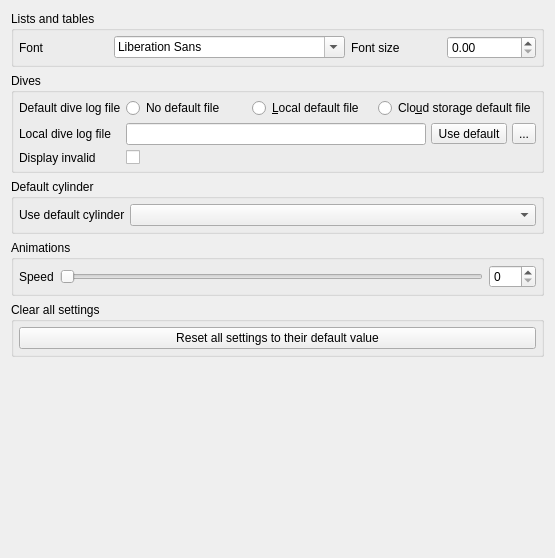
<?xml version="1.0" encoding="UTF-8"?>
<ui version="4.0">
 <class>PreferencesDefaults</class>
 <widget class="QWidget" name="PreferencesDefaults">
  <property name="geometry">
   <rect>
    <x>0</x>
    <y>0</y>
    <width>555</width>
    <height>558</height>
   </rect>
  </property>
  <property name="windowTitle">
   <string>Form</string>
  </property>
  <layout class="QVBoxLayout" name="verticalLayout">
   <item>
    <widget class="QGroupBox" name="groupBox_2">
     <property name="title">
      <string>Lists and tables</string>
     </property>
     <layout class="QHBoxLayout" name="horizontalLayout_11">
      <property name="margin">
       <number>5</number>
      </property>
      <item>
       <widget class="QLabel" name="label_7">
        <property name="text">
         <string>Font</string>
        </property>
       </widget>
      </item>
      <item>
       <widget class="QFontComboBox" name="font"/>
      </item>
      <item>
       <widget class="QLabel" name="label_8">
        <property name="text">
         <string>Font size</string>
        </property>
       </widget>
      </item>
      <item>
       <widget class="QDoubleSpinBox" name="fontsize"/>
      </item>
     </layout>
    </widget>
   </item>
   <item>
    <widget class="QGroupBox" name="groupBox_3">
     <property name="title">
      <string>Dives</string>
     </property>
     <layout class="QFormLayout" name="formLayout">
      <property name="horizontalSpacing">
       <number>5</number>
      </property>
      <property name="verticalSpacing">
       <number>5</number>
      </property>
      <property name="margin">
       <number>5</number>
      </property>
      <item row="0" column="0">
       <widget class="QLabel" name="defaultDiveLogFileLabel">
        <property name="text">
         <string>Default dive log file</string>
        </property>
       </widget>
      </item>
      <item row="0" column="1">
       <layout class="QHBoxLayout" name="defaultFileBehaviorLayout">
        <item>
         <widget class="QRadioButton" name="noDefaultFile">
          <property name="text">
           <string>No default file</string>
          </property>
         </widget>
        </item>
        <item>
         <widget class="QRadioButton" name="localDefaultFile">
          <property name="text">
           <string>&amp;Local default file</string>
          </property>
         </widget>
        </item>
        <item>
         <widget class="QRadioButton" name="cloudDefaultFile">
          <property name="text">
           <string>Clo&amp;ud storage default file</string>
          </property>
         </widget>
        </item>
       </layout>
      </item>
      <item row="1" column="0">
       <widget class="QLabel" name="label_9">
        <property name="text">
         <string>Local dive log file</string>
        </property>
       </widget>
      </item>
      <item row="1" column="1">
       <layout class="QHBoxLayout" name="horizontalLayout_3b">
        <item>
         <widget class="QLineEdit" name="defaultfilename"/>
        </item>
        <item>
         <widget class="QToolButton" name="btnUseDefaultFile">
          <property name="text">
           <string>Use default</string>
          </property>
          <property name="checkable">
           <bool>true</bool>
          </property>
         </widget>
        </item>
        <item>
         <widget class="QToolButton" name="chooseFile">
          <property name="text">
           <string>...</string>
          </property>
         </widget>
        </item>
       </layout>
      </item>
      <item row="2" column="0">
       <widget class="QLabel" name="label_10">
        <property name="text">
         <string>Display invalid</string>
        </property>
       </widget>
      </item>
      <item row="2" column="1">
       <widget class="QCheckBox" name="displayinvalid">
        <property name="text">
         <string/>
        </property>
       </widget>
      </item>
     </layout>
    </widget>
   </item>
   <item>
    <widget class="QGroupBox" name="groupBox_6">
     <property name="title">
      <string>Default cylinder</string>
     </property>
     <layout class="QFormLayout" name="formLayout_6">
      <property name="horizontalSpacing">
       <number>5</number>
      </property>
      <property name="verticalSpacing">
       <number>5</number>
      </property>
      <property name="margin">
       <number>5</number>
      </property>
      <item row="0" column="0">
       <widget class="QLabel" name="label_11">
        <property name="text">
         <string>Use default cylinder</string>
        </property>
       </widget>
      </item>
      <item row="0" column="1">
       <layout class="QHBoxLayout" name="horizontalLayout_3">
        <item>
         <widget class="QComboBox" name="default_cylinder"/>
        </item>
       </layout>
      </item>
     </layout>
    </widget>
   </item>
   <item>
    <widget class="QGroupBox" name="groupBox_7">
     <property name="title">
      <string>Animations</string>
     </property>
     <layout class="QHBoxLayout" name="horizontalLayout_7">
      <property name="margin">
       <number>5</number>
      </property>
      <item>
       <widget class="QLabel" name="label_15">
        <property name="text">
         <string>Speed</string>
        </property>
       </widget>
      </item>
      <item>
       <widget class="QSlider" name="velocitySlider">
        <property name="maximum">
         <number>500</number>
        </property>
        <property name="orientation">
         <enum>Qt::Horizontal</enum>
        </property>
       </widget>
      </item>
      <item>
       <widget class="QSpinBox" name="velocitySpinBox">
        <property name="maximum">
         <number>500</number>
        </property>
       </widget>
      </item>
     </layout>
    </widget>
   </item>
   <item>
    <widget class="QGroupBox" name="groupBox_9">
     <property name="title">
      <string>Clear all settings</string>
     </property>
     <layout class="QVBoxLayout" name="verticalLayout_7b">
      <property name="spacing">
       <number>5</number>
      </property>
      <property name="margin">
       <number>5</number>
      </property>
      <item>
       <widget class="QPushButton" name="resetSettings">
        <property name="text">
         <string>Reset all settings to their default value</string>
        </property>
       </widget>
      </item>
     </layout>
    </widget>
   </item>
   <item>
    <spacer name="verticalSpacer_2">
     <property name="orientation">
      <enum>Qt::Vertical</enum>
     </property>
     <property name="sizeHint" stdset="0">
      <size>
       <width>0</width>
       <height>195</height>
      </size>
     </property>
    </spacer>
   </item>
  </layout>
 </widget>
 <resources/>
 <connections/>
</ui>
